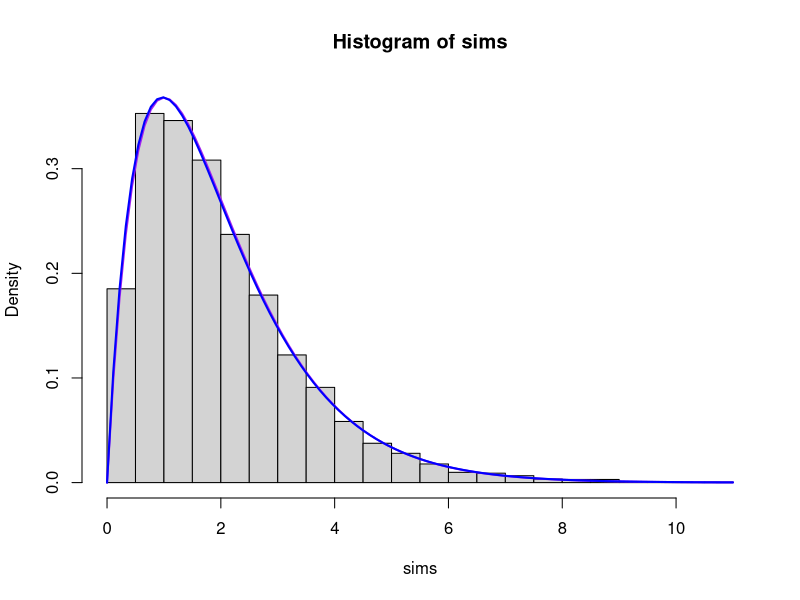
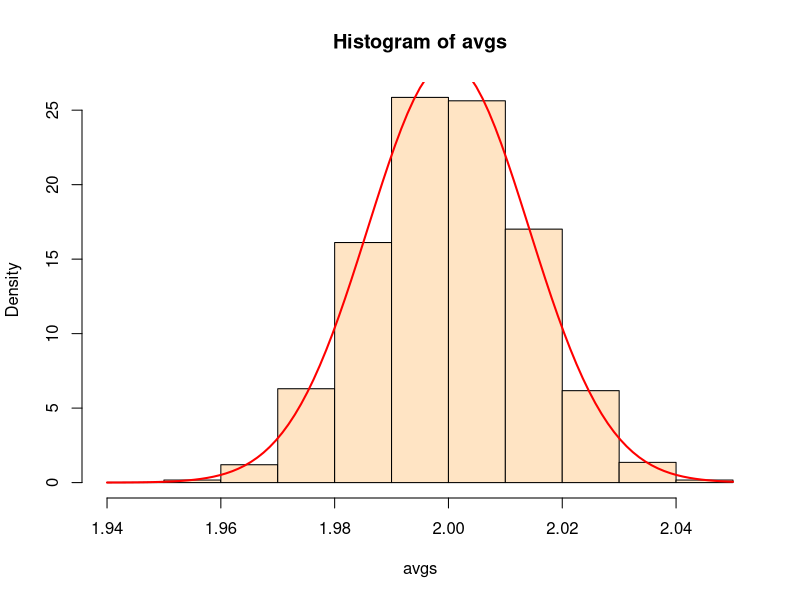

The R script that drew these images, in order:
#the gamma dist'n
?dgamma
#shape parameter
k=2
#scale parameter
tau=1

nsims=10000
#simulating from the gamma
sims=rgamma(nsims, k, scale=tau)
mu.hat=mean(sims)
mu.hat
v.hat=var(sims)
v.hat
tau.hat=v.hat/mu.hat
tau.hat
k.hat=mu.hat/tau.hat
k.hat
#plotting the histogram
hist(sims, breaks=25, prob=TRUE, ylim=c(0, dgamma(1, k.hat, scale=tau.hat)))
#superimposing the theoretical density
curve(dgamma(x, k, scale=tau), add=TRUE, col="purple", lwd=2)

#fitting the density curve
#moment matching
#mean of gamma = alpha/beta = mean(sims)
#variance of gamma = alpha/beta^2 = var(sims)
mu.hat=mean(sims)
v.hat=var(sims)

beta.hat=mu.hat/v.hat
beta.hat
alpha.hat=mu.hat*beta.hat
alpha.hat

#plot the fitted density
curve(dgamma(x, k.hat, scale=tau.hat), add=TRUE, col="blue", lwd=2)

#demo of the Central Limit Theorem
#define a function which calculates the average of 
#a simulated batch of gammas
avg.gamma<-function(n, k, tau){
  sims=rgamma(n, k, scale=tau)
  return(mean(sims))
}
#repeat this function many times
n.batches=7000
avgs=replicate(n.batches, avg.gamma(nsims, k, tau))
#plot the histogram
hist(avgs, col="bisque", prob=TRUE)
#theoretical parameters of the bell curve
mu.norm=k*tau
sigma.norm=sqrt(k*tau^2)/sqrt(nsims)
curve(dnorm(x, mean=mu.norm, sd=sigma.norm), lwd=2, col="red", add=TRUE)
